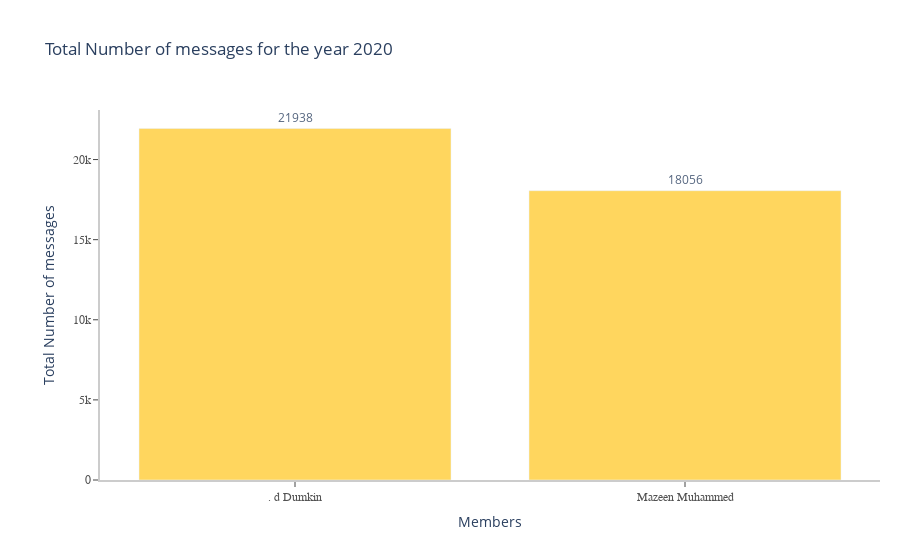

Notebook cell for this chart:
### Markdown cell above
## Bar chart for total messages per person

### Code cell
if selected_year != 'All':
    TotalMessages = progress[progress.Year==selected_year].groupby('Author').count().iloc[:,1:2].rename(columns = {'Message':"Total_Messages"}).sort_values('Total_Messages', ascending = False)
    TotalMessages['Percentage_Total'] = round((TotalMessages.Total_Messages/TotalMessages.Total_Messages.sum()*100),2)
else:
    TotalMessages = progress.groupby('Author').count().iloc[:,1:2].rename(columns = {'Message':"Total_Messages"}).sort_values('Total_Messages', ascending = False)
    TotalMessages['Percentage_Total'] = round((TotalMessages.Total_Messages/TotalMessages.Total_Messages.sum()*100),2)
data = [
    go.Bar(x = TotalMessages.index , y= TotalMessages.Total_Messages , name='', customdata=TotalMessages,
           hovertemplate = '%{x}<br>'+ 
           'Total Messages = %{y}<br>'+
           'Percentage of Total Messages = %{customdata[1]}%',
           text = TotalMessages.Total_Messages , textposition = 'outside',
          )
]

fig = go.Figure(data= data)

fig.update_layout( 
    hoverlabel = hover_label_style,
    title_text='Total Number of messages for the year {}'.format(selected_year),
    xaxis_title="Members",
    yaxis_title="Total Number of messages",
    xaxis = axis_style,
    yaxis = axis_style,
    margin=margin_style,
    plot_bgcolor='white',
)

ls_colours = []
for i in range(len(TotalMessages)):
    ls_colours.append("rgb"+str((51+i*6, 190, 57+i*6)))

fig.update_traces(
 marker={"color": "#ffcd36", }, opacity = 0.8
)
fig.show()
#pyo.plot(fig, filename='messages_per_person_for_{}.html'.format(selected_year))
#ls_figures.append(fig)

### Figure 1 — Plotly figure (JSON) as saved in the notebook; plotly's stock layout.template omitted (floating-point values rounded to 4 significant figures)
{"data": [{"customdata": [[21938, 54.85], [18056, 45.15]], "hovertemplate": "%{x}<br>Total Messages = %{y}<br>Percentage of Total Messages = %{customdata[1]}%", "marker": {"color": "#ffcd36"}, "name": "", "opacity": 0.8, "text": [21938, 18056], "textposition": "outside", "type": "bar", "x": [". d Dumkin", "Mazeen Muhammed"], "y": [21938, 18056]}], "layout": {"hoverlabel": {"bgcolor": "white", "font": {"size": 15}}, "margin": {"l": 100, "r": 20, "t": 110}, "plot_bgcolor": "white", "title": {"text": "Total Number of messages for the year 2020"}, "xaxis": {"fixedrange": true, "linecolor": "rgb(204, 204, 204)", "linewidth": 2, "showgrid": false, "showline": true, "showticklabels": true, "tickfont": {"color": "rgb(82, 82, 82)", "family": "Arial", "size": 12}, "ticks": "outside", "title": {"text": "Members"}}, "yaxis": {"fixedrange": true, "linecolor": "rgb(204, 204, 204)", "linewidth": 2, "showgrid": false, "showline": true, "showticklabels": true, "tickfont": {"color": "rgb(82, 82, 82)", "family": "Arial", "size": 12}, "ticks": "outside", "title": {"text": "Total Number of messages"}}}}
